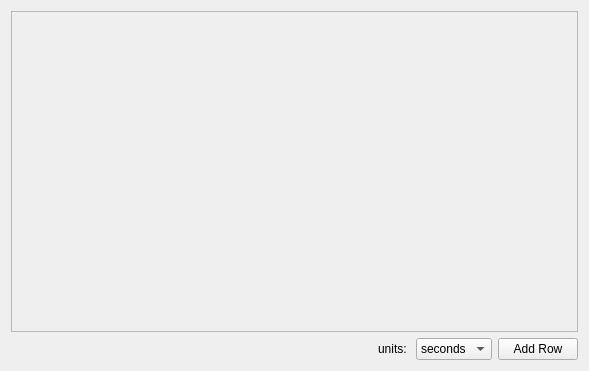
<?xml version="1.0" encoding="UTF-8"?>
<ui version="4.0">
 <class>TabPage</class>
 <widget class="QWidget" name="TabPage">
  <property name="geometry">
   <rect>
    <x>0</x>
    <y>0</y>
    <width>589</width>
    <height>371</height>
   </rect>
  </property>
  <property name="windowTitle">
   <string>Form</string>
  </property>
  <layout class="QGridLayout" name="gridLayout">
   <item row="1" column="0">
    <spacer name="horizontalSpacer">
     <property name="orientation">
      <enum>Qt::Horizontal</enum>
     </property>
     <property name="sizeHint" stdset="0">
      <size>
       <width>482</width>
       <height>20</height>
      </size>
     </property>
    </spacer>
   </item>
   <item row="1" column="3">
    <widget class="QPushButton" name="btnAddRow">
     <property name="text">
      <string>Add Row</string>
     </property>
    </widget>
   </item>
   <item row="0" column="0" colspan="4">
    <widget class="QScrollArea" name="scrollArea">
     <property name="widgetResizable">
      <bool>true</bool>
     </property>
     <widget class="QWidget" name="scrollAreaWidgetContents">
      <property name="geometry">
       <rect>
        <x>0</x>
        <y>0</y>
        <width>569</width>
        <height>319</height>
       </rect>
      </property>
      <layout class="QVBoxLayout" name="verticalLayout">
       <item>
        <spacer name="verticalSpacer">
         <property name="orientation">
          <enum>Qt::Vertical</enum>
         </property>
         <property name="sizeHint" stdset="0">
          <size>
           <width>20</width>
           <height>40</height>
          </size>
         </property>
        </spacer>
       </item>
      </layout>
     </widget>
    </widget>
   </item>
   <item row="1" column="2">
    <widget class="QComboBox" name="comboBoxTimeUnits">
     <item>
      <property name="text">
       <string>seconds</string>
      </property>
     </item>
     <item>
      <property name="text">
       <string>frames</string>
      </property>
     </item>
    </widget>
   </item>
   <item row="1" column="1">
    <widget class="QLabel" name="label">
     <property name="text">
      <string>units: </string>
     </property>
    </widget>
   </item>
  </layout>
 </widget>
 <resources/>
 <connections/>
</ui>
